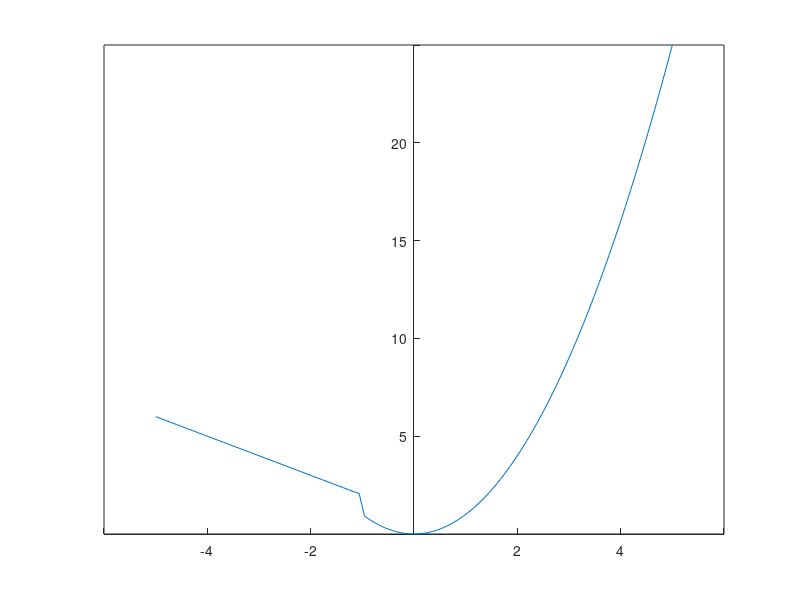

This figure's MATLAB source:
clc;  % Clear the command window
clear;  % Clear the workspace variables

% Define the function f(x) that computes values based on the input x
function res = f(x)
    res = zeros(size(x));  % Initialize the result array to zeros, the same size as x

    % Define logical conditions for the two cases
    ind1 = x <= -1;  % Condition for x values less than or equal to -1
    ind2 = x > -1;   % Condition for x values greater than -1

    % Assign values to res based on the conditions
    res(ind1) = 1 - x(ind1);  % For x <= -1, calculate 1 - x
    res(ind2) = x(ind2) .^ 2;  % For x > -1, calculate x squared
endfunction

%% Alternative way to define the function using an anonymous function:
%% f = @(x) (x <= -1) .* (1 - x) + (x > -1) .* (x.^2);
%% This one-liner does the same as the function above. The `.*` operator
%% performs element-wise multiplication for the conditions and respective results.

% Create a vector of x values from -5 to 5 with 100 points
x = linspace(-5, 5, 100);

% Plot the function f(x) against x
plot(x, f(x));

% Set the plot axis so that the x and y axes intersect at the origin
set(gca, 'XAxisLocation', 'origin', 'YAxisLocation', 'origin');

